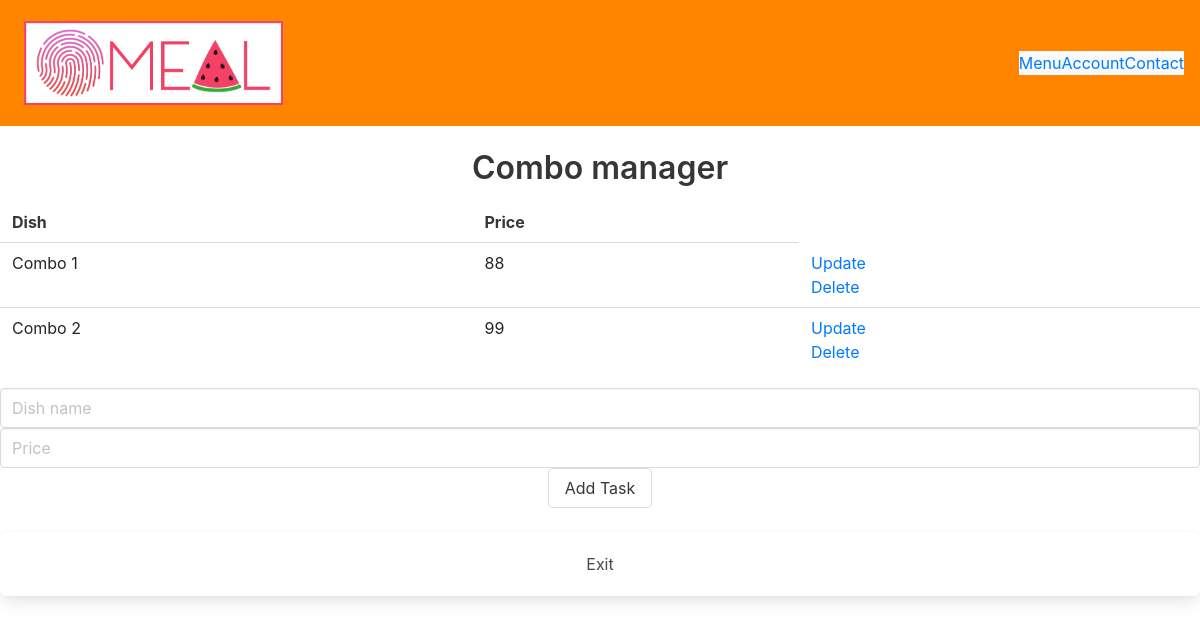
Page /combo_manager on the earlier database version.
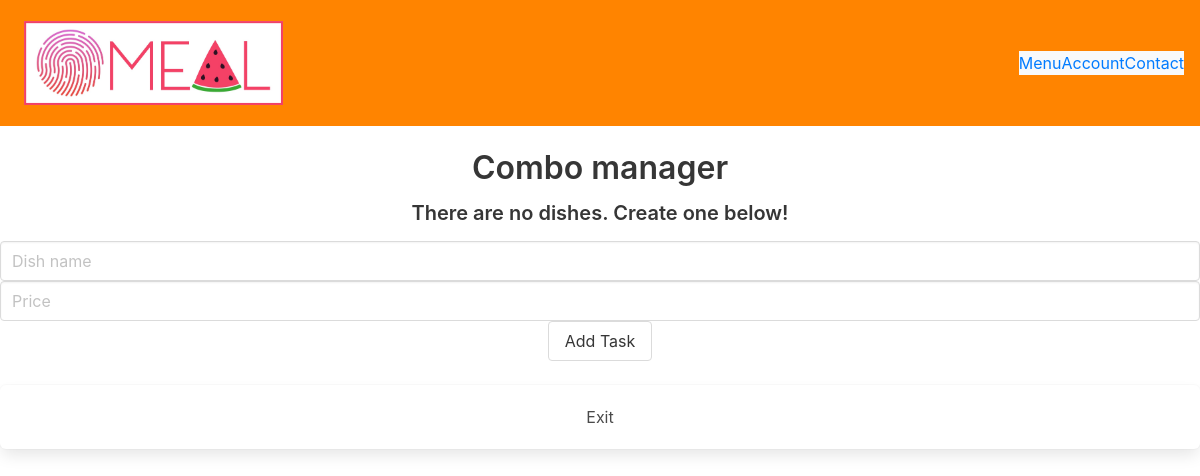
Same page on the later database version.
### main.py (models this page shows, shortened)
class Combo(db.Model):
    id = db.Column(db.Integer, primary_key=True)
    name = db.Column(db.String(200), nullable=False)
    price = db.Column(db.Integer)

### main.py (the view)
@main.route('/combo_manager', methods=['POST', 'GET'])
def combo_manager():
    if request.method == 'POST':
        input_name = request.form['name']
        input_price = request.form['price']
        new_dish = Combo(name=input_name, price=input_price)
        try:
            db.session.add(new_dish)
            db.session.commit()
            return redirect('/combo_manager')
        except:
            return 'There was an issue adding your dish'
    else:
        dishes = Combo.query.order_by(Combo.id).all()
        return render_template('menu_manager/combo_manager.html', dishes=dishes)

### templates/menu_manager/combo_manager.html (shortened to what this page needs)
{% extends 'base.html' %}
{% block body %}
<div class="content">
    <h1 class = "has-text-centered">Combo manager</h1>
    {% if dishes|length < 1 %}
    <h4 class = "has-text-centered">There are no dishes. Create one below!</h4>
    {% else %}
    <table>
        <tr>
            <th>Dish</th>
            <th>Price</th>
        </tr>
        {% for dish in dishes %}
            <tr>
                <td>{{ dish.name }}</td>
                <td>{{ dish.price }}</td>
                <td>
                    <a href="/combo_update/{{dish.id}}">Update</a>
                    <br>
                    <a href="/combo_delete/{{dish.id}}">Delete</a>
                </td>
            </tr>
        {% endfor %}
    </table>
    {% endif %}
    <div class="form has-text-centered ">
        <form action="/combo_manager" method="POST">
            <input class = "input" type="text" name="name" id="name" placeholder = "Dish name">
            <input class = "input" type="number" name="price" id="price" placeholder = "Price">
            <input class = "button" type="submit" value="Add Task">
        </form>
    </div>
    <br>
    <a href="{{ url_for('manager') }}" class="has-text-centered box">Exit</a>
</div>
{% endblock %}

Differences in the rows shown:
removed Combo: name "Combo 1", price "88"
removed Combo: name "Combo 2", price "99"
Other differences:
text no longer shown: "Dish Price"
text now shown: "There are no dishes. Create one below!"
